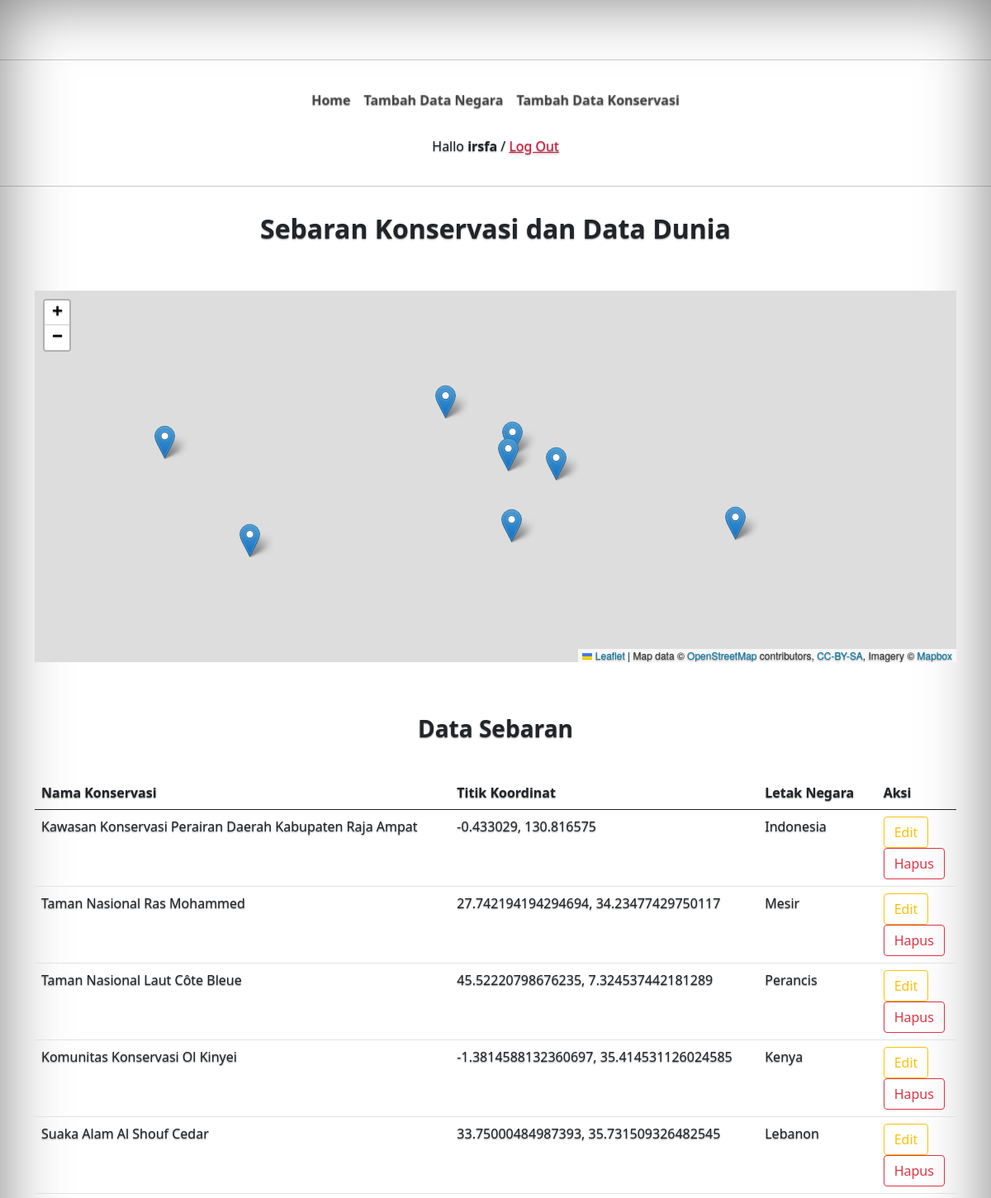
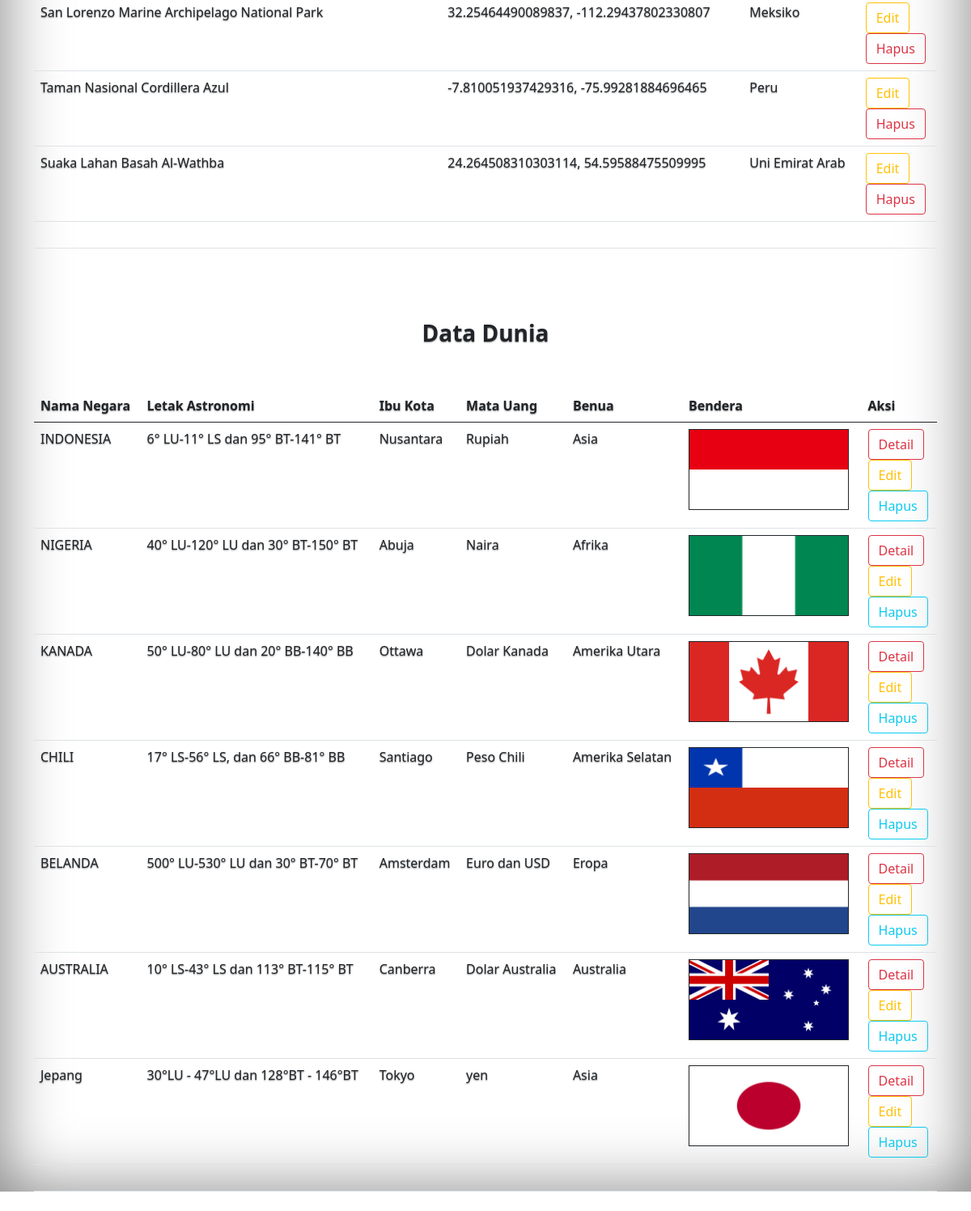
The page /halaman1/ (signed in) on the database its author committed (2 pictures, top to bottom).
### negaradunia_app/models.py (models this page shows, shortened)
class Konservasi(models.Model):
   nama_konservasi = models.CharField(max_length=300)
   titik_koordinat = models.CharField(max_length=300)
   letak_negara = models.CharField(max_length=50)

class Negara(models.Model):
   nama_negara = models.CharField(max_length=50)
   letak_astronomi = models.CharField(max_length=40)
   ibu_kota = models.CharField(max_length=40)
   mata_uang = models.CharField(max_length=40)
   bahasa_resmi = models.CharField(max_length=40)
   bentuk_pemerintahan = models.CharField(max_length=70)
   gambar = models.CharField(max_length=70, null=True)
   benua_id = models.ForeignKey(Benua, on_delete=models.CASCADE, null=True)

class Benua(models.Model):
   nama_benua = models.CharField(max_length=20)
   keterangan = models.TextField()
   def __str__(self):
      return self.nama_benua

### negaradunia_app/views.py (the view)
# urls.py: path("halaman1/", halaman1),
@login_required(login_url=settings.LOGIN_URL)
def halaman1(request):
    country = Negara.objects.all()
    conservation = Konservasi.objects.all()
    data = {
        'Title' : "UAS PBO",
        'Heading' : "UAS PBO",
        'country' : country,
        'conservation' : conservation,
    }
    return render(request, 'halaman1.html', data)

### negaradunia_app/templates/halaman1.html (shortened to what this page needs)
{% extends 'base.html' %}
{% load static %}
{% block content %}
<div class="container">
    <div class="d-flex flex-wrap justify-content-center py-3 mb-4 ">
        <h2 class="fw-bold mb-3">Sebaran Konservasi dan Data Dunia</h2>
    </div>
    <div id= "map" style = "width: 100%; height: 450px;" ></div><br><br>
    <div class="d-flex flex-wrap justify-content-center py-3 mb-1 ">
        <h3 class="fw-bold mb-1">Data Sebaran</h3>
    </div>
    <div class="d-flex flex-wrap justify-content-center py-3 mb-4 border-bottom">
        <table class="table">
            <thead>
            <tr>
                <th scope="col">Nama Konservasi</th>
                <th scope="col">Titik Koordinat</th>
                <th scope="col">Letak Negara</th>
                <th scope="col">Aksi</th>
            </tr>
            </thead>
            <tbody>
                {% for datakonservasi in conservation %}
            <tr>
                <td>{{ datakonservasi.nama_konservasi }}</td>
                <td>{{ datakonservasi.titik_koordinat }}</td>
                <td>{{ datakonservasi.letak_negara }}</td>
                <td>
                    <a href="{% url 'update_datapeta' datakonservasi.pk %}"><button type="button" class="btn btn-outline-warning">Edit</button></a><br>
                    <a href="{% url 'delete_datapeta' datakonservasi.pk %}"><button type="button" class="btn btn-outline-danger">Hapus</button></a>
                </td>
            </tr>
            {% endfor %}
            </tbody>
        </table>
    </div>
</div>
<br><br>
<div class="container">
    <div class="d-flex flex-wrap justify-content-center py-3 mb-1 ">
        <h3 class="fw-bold mb-3">Data Dunia</h3>
    </div>
    <div class="d-flex flex-wrap justify-content-center py-3 mb-4 border-bottom">
        <table class="table">
            <thead>
            <tr>
                <th scope="col">Nama Negara</th>
                <th scope="col">Letak Astronomi</th>
                <th scope="col">Ibu Kota</th>
                <th scope="col">Mata Uang</th>
                <th scope="col">Benua</th>
                <th scope="col">Bendera</th>
                <th scope="col">Aksi</th>
            </tr>
            </thead>
            <tbody>
                {% for datanegara in country %}
            <tr>
                <td>{{ datanegara.nama_negara }}</td>
                <td>{{ datanegara.letak_astronomi }}</td>
                <td>{{ datanegara.ibu_kota }}</td>
                <td>{{ datanegara.mata_uang }}</td>
                <td>{{ datanegara.benua_id}}</td>
                <td><img style="height: 100px;" class="border border-dark" src="{% static datanegara.gambar %}"></td>
                <td>
                    <a href="{{ datanegara.pk }}"><button type="button" class="btn btn-outline-danger">Detail</button></a><br>
                    <a href="{% url 'update_data' datanegara.pk %}"><button type="button" class="btn btn-outline-warning">Edit</button></a><br>
                    <a href="{% url 'delete_data' datanegara.pk %}"><button type="button" class="btn btn-outline-info">Hapus</button></a>
                </td>
            </tr>
            {% endfor %}
            </tbody>
        </table>
    </div>
</div>
{% endblock %}

### templates/base.html (shortened to what this page needs)
<!doctype html>
<html lang="en">
  <head>
    <link href="https://cdn.jsdelivr.net/npm/bootstrap@5.0.2/dist/css/bootstrap.min.css" rel="stylesheet">
    <link rel="stylesheet" href="https://unpkg.com/leaflet@1.9.3/dist/leaflet.css"/>
  </head>
  <body>
    {% include 'header.html' %}
    {% block content %}
    {% endblock %}
  </body>
</html>

### templates/header.html (shortened to what this page needs)
<div>
  <div style="text-align:center" class="container-xl mb-4">
      <br>
    </div><hr>
  <div class="cover-container d-flex w-100 h-100 p-3 mx-auto flex-column">
    <header class="mb-auto" >
      <div>
        <nav class="nav nav-masthead justify-content-center mb-4">
          <a class="nav-link" aria-current="page" href="/halaman1">Home</a>
          <a class="nav-link" href="/tambah_data">Tambah Data Negara</a>
          <a class="nav-link" href="/tambah_datapeta">Tambah Data Konservasi</a>
        </nav>
      </div>
      <div>
        <p class="fw mb-1 text-center">Hallo <b>{{ user }}</b> / <a style="color: crimson; " href="/keluar">Log Out</a>
        </p>
      </div>
    </header>
  </div>
  <hr>
</div>

### templates/base.html (style rules this page uses)
body { text-shadow: 0 .05rem .1rem rgba(0, 0, 0, .5); box-shadow: inset 0 0 5rem rgba(0, 0, 0, .5); }
.cover-container { max-width: 42em; }
.nav-masthead .nav-link { padding: .25rem 0; font-weight: 700; color: rgba(0, 0, 0, 0.5); background-color: transparent; border-bottom: .25rem solid transparent; }
.nav-masthead .nav-link + .nav-link { margin-left: 1rem; }
#map { height: 300px; width: 100%; max-width: 100%; max-height: 100%; }

### rows shown on the page
Konservasi: nama_konservasi "Kawasan Konservasi Perairan Daerah Kabupaten Raja Ampat", titik_koordinat "-0.433029, 130.816575", letak_negara "Indonesia"
Konservasi: nama_konservasi "Taman Nasional Ras Mohammed", titik_koordinat "27.742194194294694, 34.23477429750117", letak_negara "Mesir"
Konservasi: nama_konservasi "Taman Nasional Laut Côte Bleue", titik_koordinat "45.52220798676235, 7.324537442181289", letak_negara "Perancis"
Konservasi: nama_konservasi "Komunitas Konservasi Ol Kinyei", titik_koordinat "-1.3814588132360697, 35.414531126024585", letak_negara "Kenya"
Konservasi: nama_konservasi "Suaka Alam Al Shouf Cedar", titik_koordinat "33.75000484987393, 35.731509326482545", letak_negara "Lebanon"
Konservasi: nama_konservasi "San Lorenzo Marine Archipelago National Park", titik_koordinat "32.25464490089837, -112.29437802330807", letak_negara "Meksiko"
Konservasi: nama_konservasi "Taman Nasional Cordillera Azul", titik_koordinat "-7.810051937429316, -75.99281884696465", letak_negara "Peru"
Konservasi: nama_konservasi "Suaka Lahan Basah Al-Wathba", titik_koordinat "24.264508310303114, 54.59588475509995", letak_negara "Uni Emirat Arab"
Negara: nama_negara "INDONESIA", letak_astronomi "6° LU-11° LS dan 95° BT-141° BT", ibu_kota "Nusantara", mata_uang "Rupiah", benua_id "Asia", gambar (picture)
Negara: nama_negara "NIGERIA", letak_astronomi "40° LU-120° LU dan 30° BT-150° BT", ibu_kota "Abuja", mata_uang "Naira", benua_id "Afrika", gambar (picture)
Negara: nama_negara "KANADA", letak_astronomi "50° LU-80° LU dan 20° BB-140° BB", ibu_kota "Ottawa", mata_uang "Dolar Kanada", benua_id "Amerika Utara", gambar (picture)
Negara: nama_negara "CHILI", letak_astronomi "17° LS-56° LS, dan 66° BB-81° BB", ibu_kota "Santiago", mata_uang "Peso Chili", benua_id "Amerika Selatan", gambar (picture)
Negara: nama_negara "BELANDA", letak_astronomi "500° LU-530° LU dan 30° BT-70° BT", ibu_kota "Amsterdam", mata_uang "Euro dan USD", benua_id "Eropa", gambar (picture)
Negara: nama_negara "AUSTRALIA", letak_astronomi "10° LS-43° LS dan 113° BT-115° BT", ibu_kota "Canberra", mata_uang "Dolar Australia", benua_id "Australia", gambar (picture)
Negara: nama_negara "Jepang", letak_astronomi "30°LU - 47°LU dan 128°BT - 146°BT", ibu_kota "Tokyo", mata_uang "yen", benua_id "Asia", gambar (picture)

### other values the page prints
{{ user }} "irsfa"
